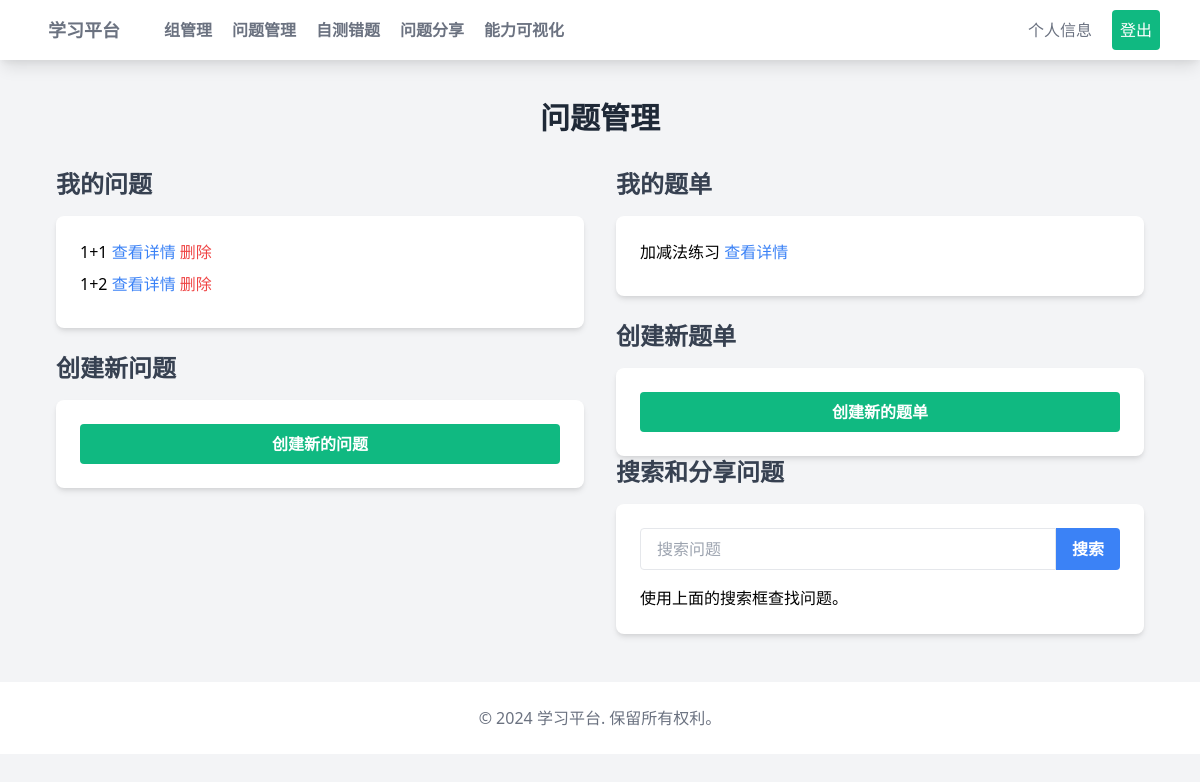
Page /questions/management/ (signed in) on the earlier database version.
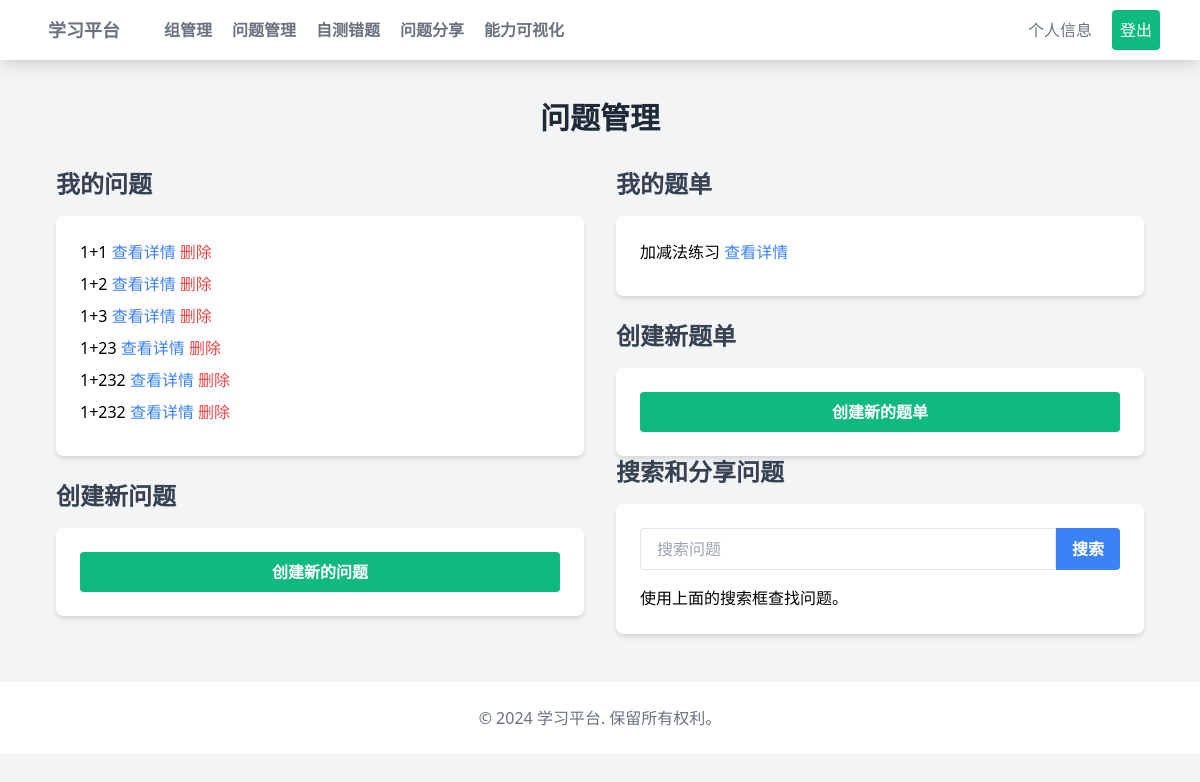
Same page on the later database version.
### questions/models.py (models this page shows, shortened)
class Question(models.Model):
    TEXT = 'text'
    IMAGE = 'image'
    FORMAT_CHOICES = [
        (TEXT, 'Text'),
        (IMAGE, 'Image')
    ]
    title = models.CharField(max_length=255)
    description = models.TextField(blank=True)
    format = models.CharField(max_length=5, choices=FORMAT_CHOICES)
    image = models.ImageField(upload_to='questions/', blank=True, null=True)
    correct_answer = models.TextField(blank=True)
    creator = models.ForeignKey(settings.AUTH_USER_MODEL, on_delete=models.CASCADE)
    shared_with = models.ManyToManyField(settings.AUTH_USER_MODEL, related_name='shared_questions', blank=True)

class QuestionSet(models.Model):
    name = models.CharField(max_length=255)
    description = models.TextField(blank=True)
    questions = models.ManyToManyField(Question, related_name='question_sets', blank=True)
    creator = models.ForeignKey(settings.AUTH_USER_MODEL, on_delete=models.CASCADE)
    shared_with = models.ManyToManyField(settings.AUTH_USER_MODEL, related_name='shared_question_sets', blank=True)

### questions/views.py (the view)
# urls.py: path('management/', views.question_management, name='question_management'),
@login_required
def question_management(request):
    search_query = request.GET.get('search', '')
    if search_query:
        search_results = Question.objects.filter(title__icontains=search_query)
        search_performed = True
    else:
        search_results = []
        search_performed = False
    user_questions = Question.objects.filter(creator=request.user)
    user_question_sets = QuestionSet.objects.filter(creator=request.user)
    return render(request, 'questions/management_question.html', {
        'user_questions': user_questions,
        'user_question_sets': user_question_sets,
        'search_results': search_results,
        'search_performed': search_performed
    })

### questions/templates/questions/management_question.html (shortened to what the changed rows need)
{% extends "basehome.html" %}
{% block content %}
<div class="max-w-6xl mx-auto mt-10 px-4">
    <h1 class="text-3xl font-bold text-center text-gray-800 mb-8">问题管理</h1>
    <div class="grid md:grid-cols-2 gap-8">
        <div>
            <h2 class="text-2xl font-semibold text-gray-700 mb-4">我的问题</h2>
            <div class="bg-white shadow-md rounded-lg p-6 mb-6">
                {% if user_questions %}
                    {% for question in user_questions %}
                        <div class="mb-2">
                            {{ question.title }}
                            <a href="{% url 'question_detail' question.id %}" class="text-blue-500 hover:text-blue-700">查看详情</a>
                            <button onclick="deleteQuestion({{ question.id }})" class="text-red-500 hover:text-red-700">删除</button>
                        </div>
                    {% endfor %}
                {% else %}
                    <p>您还没有创建任何问题。</p>
                {% endif %}
            </div>
            <h2 class="text-2xl font-semibold text-gray-700 mb-4">创建新问题</h2>
        </div>
        <div>
            <h2 class="text-2xl font-semibold text-gray-700 mb-4">我的题单</h2>
            <div class="bg-white shadow-md rounded-lg p-6 mb-6">
                {% if user_question_sets %}
                    {% for question_set in user_question_sets %}
                        <div class="mb-2">
                            {{ question_set.name }}
                            <a href="{% url 'question_set_detail' question_set.id %}" class="text-blue-500 hover:text-blue-700">查看详情</a>
                        </div>
                    {% endfor %}
                {% else %}
                    <p>您还没有创建任何题单。</p>
                {% endif %}
            </div>
            <h2 class="text-2xl font-semibold text-gray-700 mb-4">创建新题单</h2>
            <h2 class="text-2xl font-semibold text-gray-700 mb-4">搜索和分享问题</h2>
        </div>
    </div>
</div>
{% endblock %}

Differences in the rows shown:
added Question: title "1+3"
added Question: title "1+23"
added Question: title "1+232"
added Question: title "1+232"
